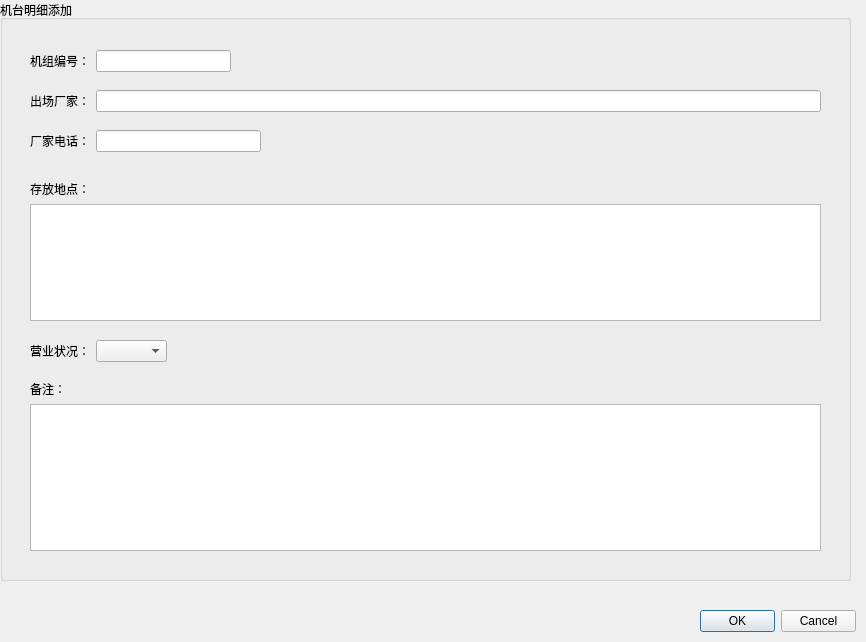
<?xml version="1.0" encoding="UTF-8"?>
<ui version="4.0">
 <class>Form</class>
 <widget class="QWidget" name="Form">
  <property name="geometry">
   <rect>
    <x>0</x>
    <y>0</y>
    <width>866</width>
    <height>642</height>
   </rect>
  </property>
  <property name="windowTitle">
   <string>Form</string>
  </property>
  <widget class="QDialogButtonBox" name="m_addConfirmButtonBox">
   <property name="geometry">
    <rect>
     <x>700</x>
     <y>610</y>
     <width>156</width>
     <height>23</height>
    </rect>
   </property>
   <property name="standardButtons">
    <set>QDialogButtonBox::Cancel|QDialogButtonBox::Ok</set>
   </property>
  </widget>
  <widget class="QGroupBox" name="m_machineDetailsetupGroupBox">
   <property name="geometry">
    <rect>
     <x>0</x>
     <y>0</y>
     <width>851</width>
     <height>581</height>
    </rect>
   </property>
   <property name="title">
    <string>机台明细添加</string>
   </property>
   <widget class="QWidget" name="layoutWidget">
    <property name="geometry">
     <rect>
      <x>30</x>
      <y>50</y>
      <width>201</width>
      <height>22</height>
     </rect>
    </property>
    <layout class="QHBoxLayout" name="m_machineNumberLayout">
     <item>
      <widget class="QLabel" name="m_machineNumberLabel">
       <property name="text">
        <string>机组编号：</string>
       </property>
      </widget>
     </item>
     <item>
      <widget class="QLineEdit" name="m_machineNumberLineEdit"/>
     </item>
    </layout>
   </widget>
   <widget class="QWidget" name="layoutWidget">
    <property name="geometry">
     <rect>
      <x>30</x>
      <y>90</y>
      <width>791</width>
      <height>22</height>
     </rect>
    </property>
    <layout class="QHBoxLayout" name="m_depositaryLayout">
     <item>
      <widget class="QLabel" name="m_depositaryLabel">
       <property name="text">
        <string>出场厂家：</string>
       </property>
      </widget>
     </item>
     <item>
      <widget class="QLineEdit" name="m_depositaryLineEdit"/>
     </item>
    </layout>
   </widget>
   <widget class="QWidget" name="layoutWidget">
    <property name="geometry">
     <rect>
      <x>30</x>
      <y>130</y>
      <width>231</width>
      <height>22</height>
     </rect>
    </property>
    <layout class="QHBoxLayout" name="m_phoneLayout">
     <item>
      <widget class="QLabel" name="m_phoneLabel">
       <property name="text">
        <string>厂家电话：</string>
       </property>
      </widget>
     </item>
     <item>
      <widget class="QLineEdit" name="m_phoneLineEdit"/>
     </item>
    </layout>
   </widget>
   <widget class="QWidget" name="layoutWidget">
    <property name="geometry">
     <rect>
      <x>30</x>
      <y>180</y>
      <width>791</width>
      <height>141</height>
     </rect>
    </property>
    <layout class="QVBoxLayout" name="m_manufacturerLayout">
     <item>
      <widget class="QLabel" name="m_manufacturerLabel">
       <property name="text">
        <string>存放地点：</string>
       </property>
      </widget>
     </item>
     <item>
      <widget class="QTextEdit" name="m_manufacturerTextEdit"/>
     </item>
    </layout>
   </widget>
   <widget class="QWidget" name="layoutWidget">
    <property name="geometry">
     <rect>
      <x>30</x>
      <y>340</y>
      <width>137</width>
      <height>22</height>
     </rect>
    </property>
    <layout class="QHBoxLayout" name="m_businessStatusLayout">
     <item>
      <widget class="QLabel" name="m_businessStatusLabel">
       <property name="text">
        <string>营业状况：</string>
       </property>
      </widget>
     </item>
     <item>
      <widget class="QComboBox" name="m_businessStatusComboBox"/>
     </item>
    </layout>
   </widget>
   <widget class="QWidget" name="layoutWidget">
    <property name="geometry">
     <rect>
      <x>30</x>
      <y>380</y>
      <width>791</width>
      <height>171</height>
     </rect>
    </property>
    <layout class="QVBoxLayout" name="m_remarkLayout">
     <item>
      <widget class="QLabel" name="m_remarkLabel">
       <property name="text">
        <string>备注：</string>
       </property>
      </widget>
     </item>
     <item>
      <widget class="QTextEdit" name="m_remarkTextEdit"/>
     </item>
    </layout>
   </widget>
  </widget>
 </widget>
 <resources/>
 <connections/>
</ui>
